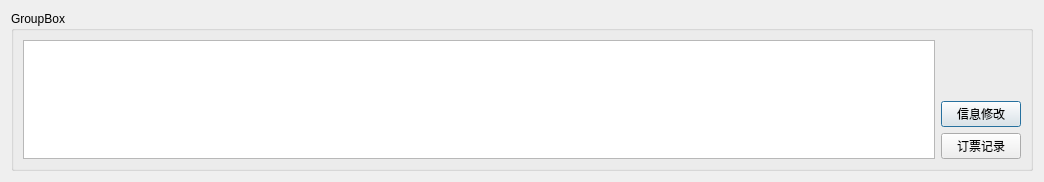
<?xml version="1.0" encoding="UTF-8"?>
<ui version="4.0">
 <class>UserInfoDlg</class>
 <widget class="QDialog" name="UserInfoDlg">
  <property name="geometry">
   <rect>
    <x>0</x>
    <y>0</y>
    <width>1044</width>
    <height>182</height>
   </rect>
  </property>
  <property name="windowTitle">
   <string>UserInfo</string>
  </property>
  <layout class="QGridLayout" name="gridLayout_2">
   <item row="0" column="0">
    <widget class="QGroupBox" name="groupBox">
     <property name="title">
      <string>GroupBox</string>
     </property>
     <layout class="QGridLayout" name="gridLayout">
      <item row="0" column="0">
       <layout class="QHBoxLayout" name="horizontalLayout">
        <item>
         <widget class="QTableView" name="tableView"/>
        </item>
        <item>
         <layout class="QVBoxLayout" name="verticalLayout">
          <item>
           <spacer name="verticalSpacer">
            <property name="orientation">
             <enum>Qt::Vertical</enum>
            </property>
            <property name="sizeHint" stdset="0">
             <size>
              <width>20</width>
              <height>40</height>
             </size>
            </property>
           </spacer>
          </item>
          <item>
           <widget class="QPushButton" name="pushButton">
            <property name="text">
             <string>信息修改</string>
            </property>
           </widget>
          </item>
          <item>
           <widget class="QPushButton" name="pushButton_2">
            <property name="text">
             <string>订票记录</string>
            </property>
           </widget>
          </item>
         </layout>
        </item>
       </layout>
      </item>
     </layout>
    </widget>
   </item>
  </layout>
 </widget>
 <resources/>
 <connections/>
</ui>
